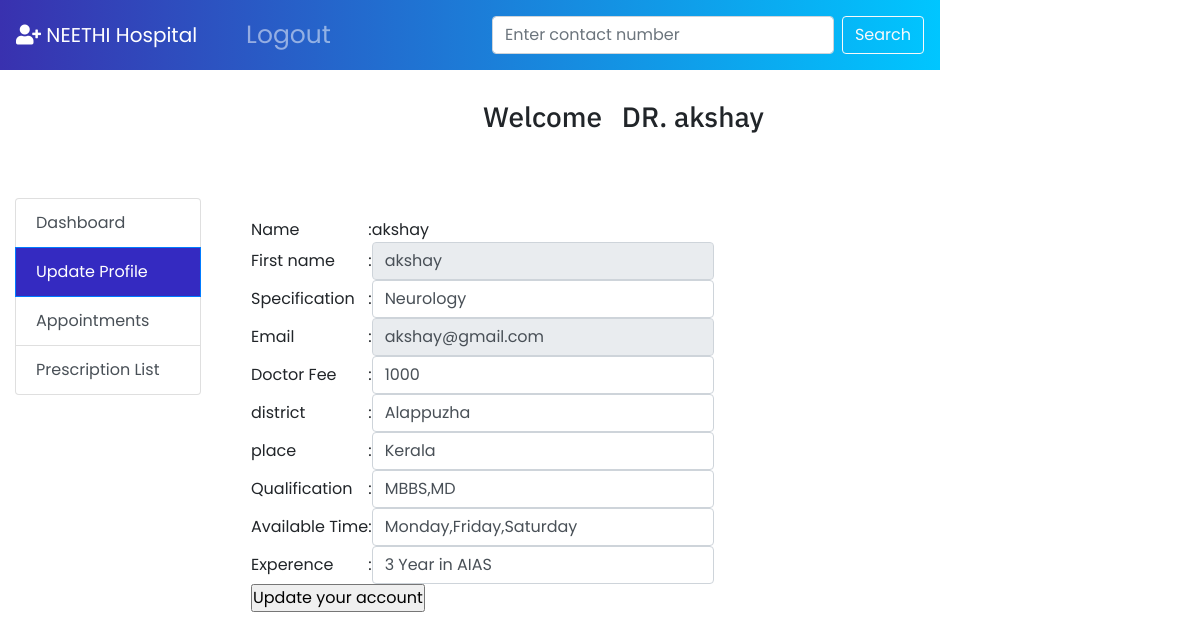
The page /editprofile1.php (signed in) on the database its author committed.
### tables this page shows
CREATE TABLE `doctb` (
  `did` int(10) NOT NULL,
  `username` varchar(50) NOT NULL,
  `password` varchar(50) NOT NULL,
  `email` varchar(50) NOT NULL,
  `spec` varchar(50) NOT NULL,
  `docFees` int(10) NOT NULL,
  `name` varchar(100) NOT NULL,
  `age` date DEFAULT NULL,
  `qualification` text NOT NULL,
  `gender` varchar(50) NOT NULL,
  `avialabletime` varchar(100) NOT NULL,
  `experience` text NOT NULL,
  `place` text NOT NULL,
  `district` varchar(100) NOT NULL,
  `image` varchar(200) NOT NULL,
  `contact` varchar(100) NOT NULL,
  `location` text NOT NULL,
  `joiningDate` varchar(100) NOT NULL DEFAULT current_timestamp(),
  `status` varchar(50) DEFAULT NULL,
  `resignDate` text DEFAULT NULL,
  `inactiveReason` text NOT NULL
);

### editprofile1.php (the view, shortened to what this page needs)
<!DOCTYPE html>
<?php
$con = mysqli_connect("localhost", "root", "", "myhmsdb");
$doctor = $_SESSION['dname'];
$sql = "select * from doctb where username='$doctor'";
$rs = mysqli_query($con, $sql);
?>
<html lang="en">
<head>
    <link rel="stylesheet" type="text/css" href="font-awesome-4.7.0/css/font-awesome.min.css">
    <link rel="stylesheet" href="style.css">
    <link rel="stylesheet" href="vendor/fontawesome/css/font-awesome.min.css">
    <link rel="stylesheet" href="https://maxcdn.bootstrapcdn.com/bootstrap/4.0.0-beta/css/bootstrap.min.css">
    <link rel="stylesheet" href="https://cdnjs.cloudflare.com/ajax/libs/font-awesome/5.15.4/css/all.min.css">
    <link rel="stylesheet" href="https://stackpath.bootstrapcdn.com/bootstrap/4.3.1/css/bootstrap.min.css">
    <nav class="navbar navbar-expand-lg navbar-dark bg-primary fixed-top">
        <a class="navbar-brand" href="#"><i class="fa fa-user-plus" aria-hidden="true"></i> NEETHI Hospital </a>
        <div class="collapse navbar-collapse" id="navbarSupportedContent">
            <ul class="navbar-nav mr-auto">
                <li class="nav-item">
                    <a class="nav-link" href="logout1.php"><i class="fa fa-sign-out" aria-hidden="true"></i>Logout</a>
                </li>
                <li class="nav-item">
                    <a class="nav-link" href="#"></a>
                </li>
            </ul>
            <form class="form-inline my-2 my-lg-0" method="post" action="search.php">
                <input class="form-control mr-sm-2" type="text" placeholder="Enter contact number" aria-label="Search" name="contact">
                <input type="submit" class="btn btn-outline-light" id="inputbtn" name="search_submit" value="Search">
            </form>
        </div>
    </nav>
</head>
<body style="padding-top:50px;">
    <div class="container-fluid" style="margin-top:50px;">
        <h3 style="margin-left: 40%; padding-bottom: 20px;font-family:'IBM Plex Sans', sans-serif;"> Welcome &nbsp DR.
            <?php echo $_SESSION['dname'] ?>
        </h3>
        <div class="row">
            <div class="col-md-4" style="max-width:18%;margin-top: 3%;">
                <div class="list-group" id="list-tab" role="tablist">
                    <a class="list-group-item list-group-item-action " href="doctor-panel.php" data-toggle="list">Dashboard</a>
                    <a class="list-group-item list-group-item-action active" href="doctor-panel.php" aria-controls="home">Update Profile</a>
                    <a class="list-group-item list-group-item-action" href="doctor-panel.php" data-toggle="list" aria-controls="home">Appointments</a>
                    <a class="list-group-item list-group-item-action" href="doctor-panel.php" aria-controls="home">
                        Prescription List</a>
                </div><br>
            </div>
            <div class="col-md-8" style="margin-top: 3%;">
                <div class="tab-content" id="nav-tabContent" style="width: 950px;">
                    <div class="card-body">
                        <form name="myForm" method="POST" onsubmit="return validation();">
                            <table>
                                <tbody>
                                    <tr>
                                        <td>Name</td>
                                        <td>:</td>
                                        <td>
                                            <?php
                                            echo $_SESSION['dname'];
                                            ?>
                                        </td>
                                    </tr>
                                    <?php
                                    while ($row = mysqli_fetch_array($rs)) {
                                    ?>
                                        <tr>
                                            <td>First name</td>
                                            <td>:</td>
                                            <td>
                                                <input type="text" class="form-control" name="username" id="username" value="<?php echo $row['username']; ?>" autocomplete="off" onkeyup="return Validstr1()" required pattern="[a-zA-Z]{3,30}" oninvalid="setCustomValidity('input is incorrect !!')" oninput="setCustomValidity('')" maxlength="30" onkeyup="return validation()" readonly>
                                            </td>
                                        </tr>
                                        <tr>
                                            <td>Specification</td>
                                            <td>:</td>
                                            <td>
                                                <input type="text" class="form-control" name="spec" id="spec" value="<?php echo $row['spec']; ?> " autocomplete="off" maxlength="30">
                                            </td>
                                        </tr>
                                        <tr>
                                            <td>Email</td>
                                            <td>:</td>
                                            <td>
                                                <input type="text" class="form-control" name="email" value="<?php echo $row['email']; ?> " id="email" required pattern="/^[\w\+\'\.-]+@[\w\'\.-]+\.[a-zA-Z]{2,}$/" onkeyup="return Validateemail()" readonly>
                                            </td>
                                        </tr>
                                        <td>Doctor Fee</td>
                                        <td>:</td>
                                        <td>
                                            <input type="text" class="form-control" value="<?php echo $row['docFees']; ?> " min="10" maxlength="10" id="docfee" name="docfee" required maxlength="30">
                                        </td>
                                        <td>district</td>
                                        <td>:</td>
                                        <td>
                                            <input type="text" class="form-control" value="<?php echo $row['district']; ?> " min="10" maxlength="10" id="district" name="district" required>
                                        </td>
                                        <td>place</td>
                                        <td>:</td>
                                        <td>
                                            <input type="text" class="form-control" value="<?php echo $row['place']; ?> " min="10" maxlength="10" id="place" name="place" required>
                                        </td>
                                        <td>Qualification</td>
                                        <td>:</td>
                                        <td>
                                            <input type="text" class="form-control" value="<?php echo $row['qualification']; ?> " min="10" maxlength="10" id="qualification" name="qualification" required>
                                        </td>
                                        <td>Available Time</td>
                                        <td>:</td>
                                        <td>
                                            <input type="text" class="form-control" value="<?php echo $row['avialabletime']; ?> " min="10" maxlength="10" id="avialabletime" name="avialabletime" required>
                                        </td>
                                        <td>Experence</td>
                                        <td>:</td>
                                        <td>
                                            <input type="text" class="form-control" value="<?php echo $row['experience']; ?> " min="10" maxlength="10" id="experience" name="experience" required>
                                        </td>
                                    <?php
                                    } ?>
                                </tbody>
                            </table>
                            <div>
                                <input type="submit" value="Update your account" id="btn" name="submit">
                            </div>
                        </form>
                    </div>
                </div>
            </div>
        </div>
</body>
</html>

### Admin/style.css (style rules this page uses)
* { margin: 0; padding: 0; box-sizing: border-box; font-family: "Poppins", sans-serif; }
.navbar, .main { left: 260px; width: calc(100% - 260px); transition: all 0.5s ease; z-index: 1000; }
.navbar { position: fixed; color: #fff; padding: 15px 20px; font-size: 25px; background: #4070f4; cursor: pointer; }

### editprofile1.php (style rules this page uses)
.bg-primary { background: -webkit-linear-gradient(left, #3931af, #00c6ff); }
.list-group-item.active { z-index: 2; color: #fff; background-color: #342ac1; border-color: #007bff; }

### rows shown on the page
doctb: username "akshay", spec "Neurology", email "akshay@gmail.com", docfee "1000", district "Alappuzha", place "Kerala", qualification "MBBS,MD", avialabletime "Monday,Friday,Saturday", experience "3 Year in AIAS"

### other values the page prints
$_SESSION['dname'] "akshay"
